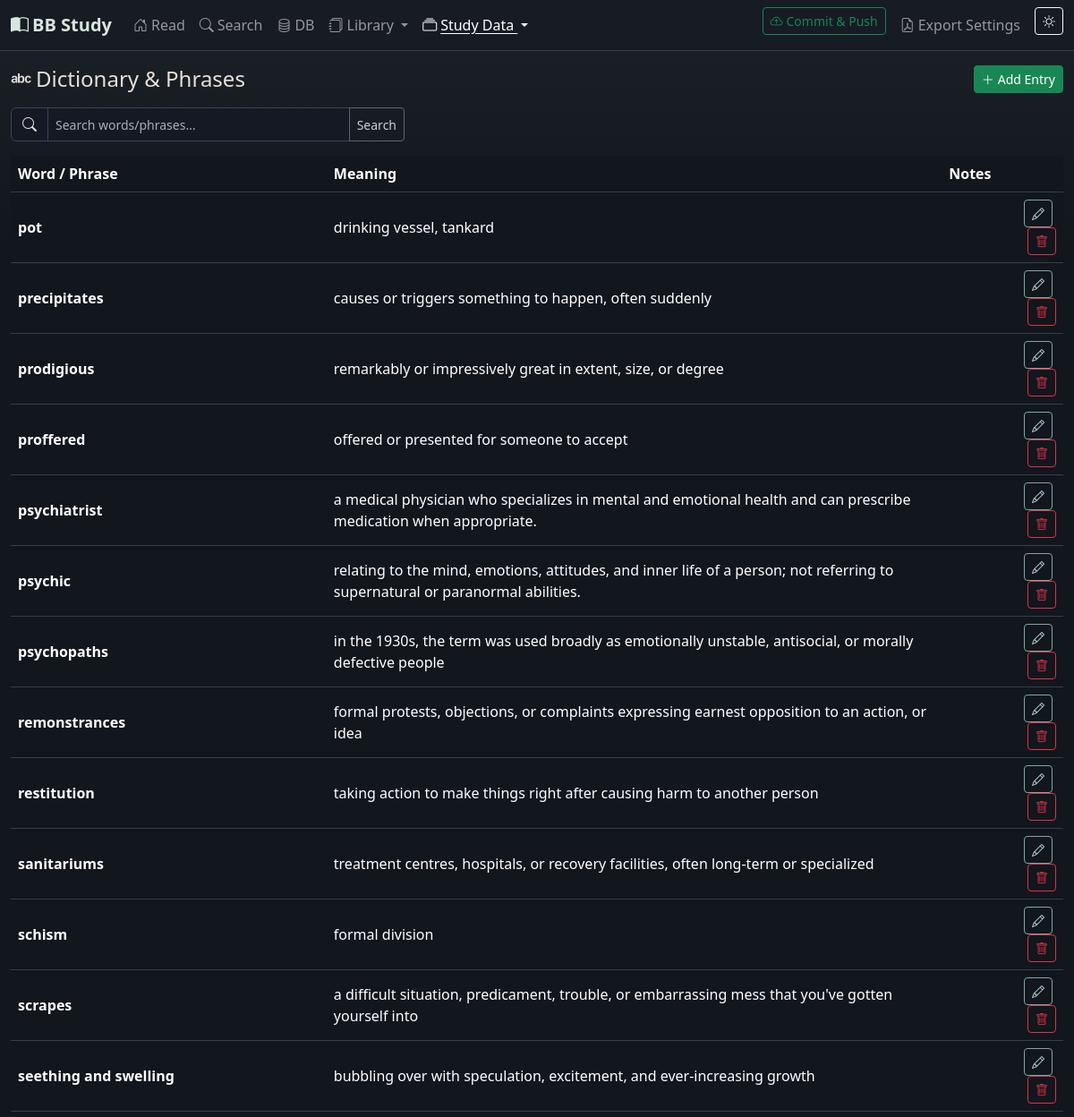
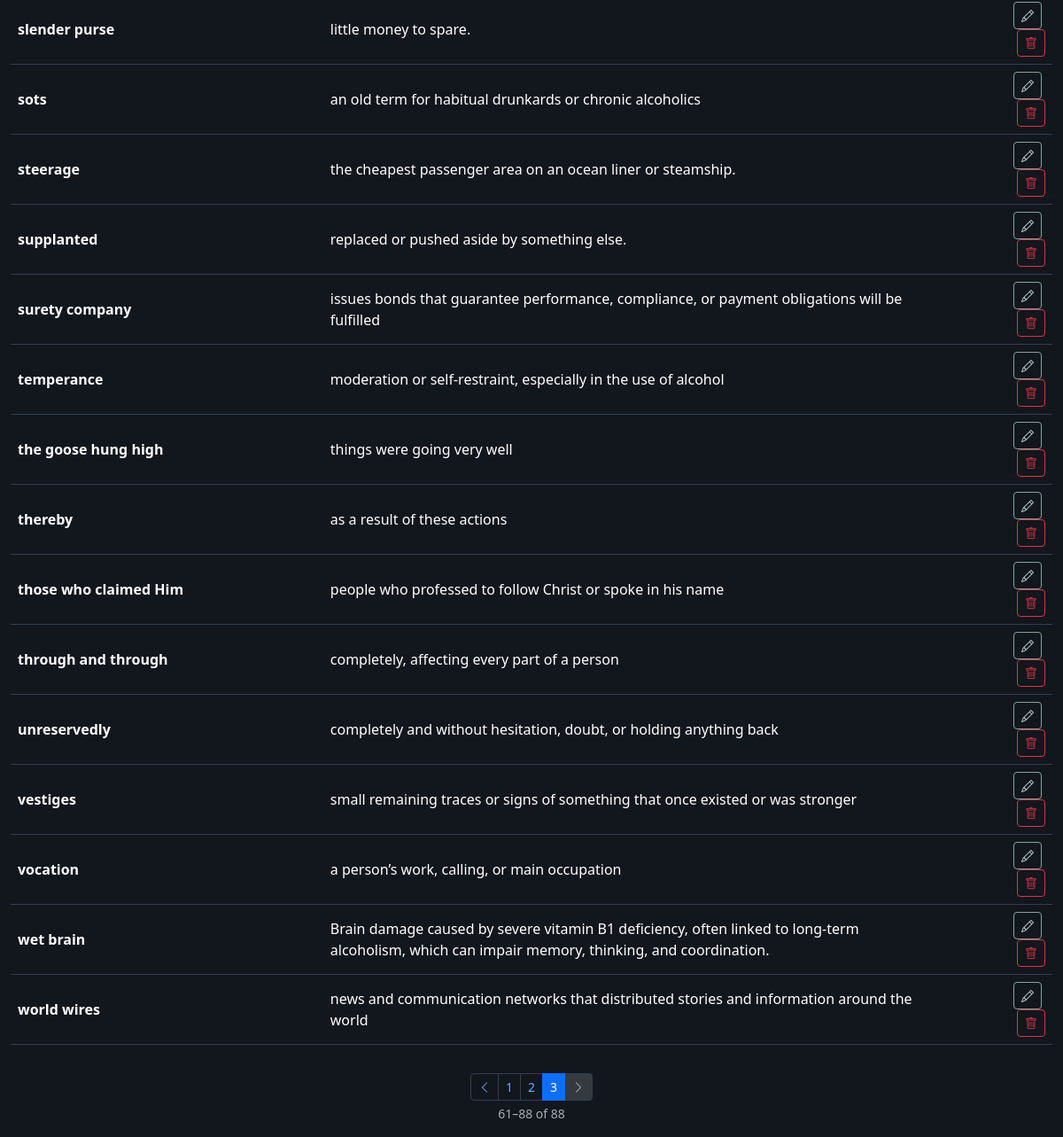
The app's page /dictionary?pg=3&q=, older data (2 pictures, top to bottom).
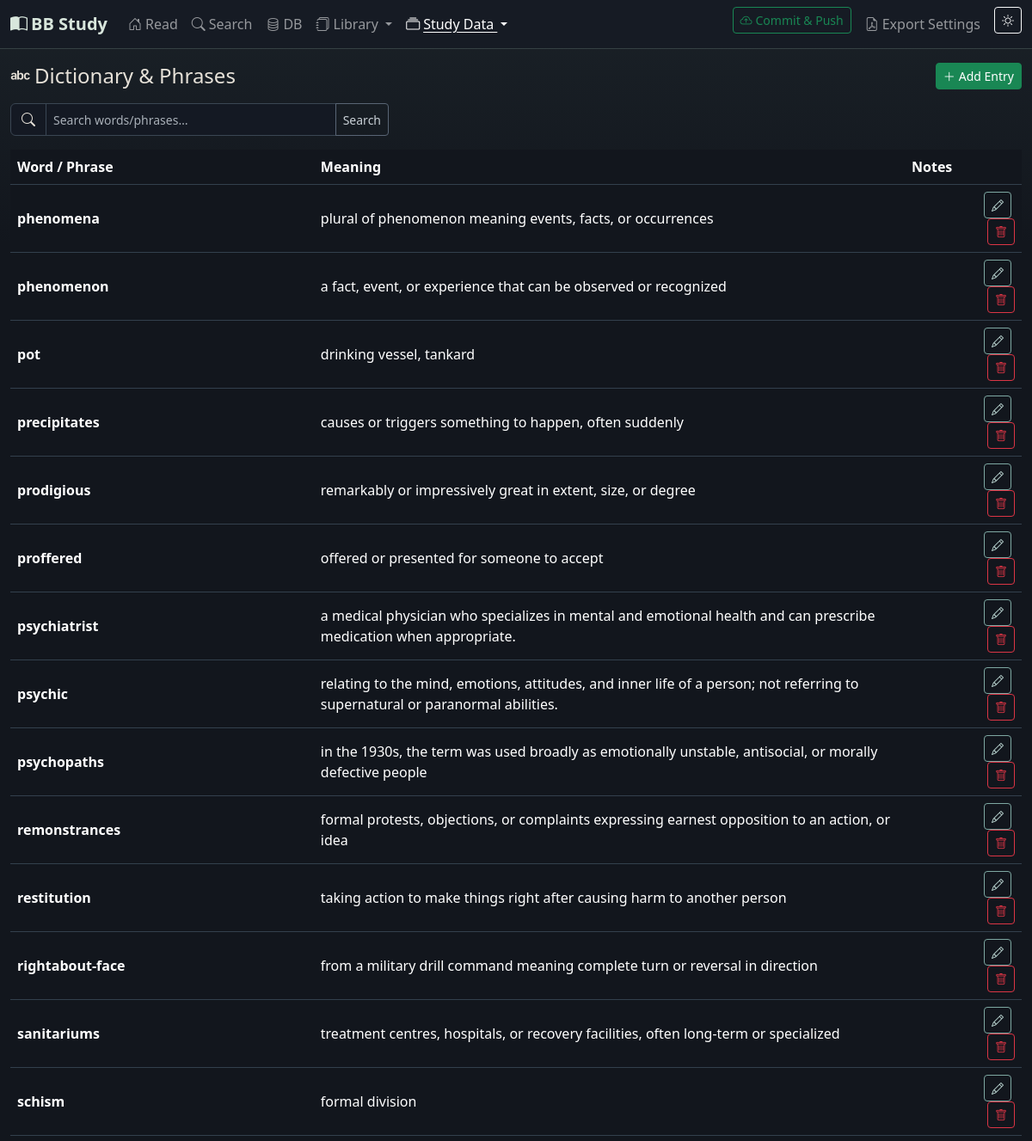
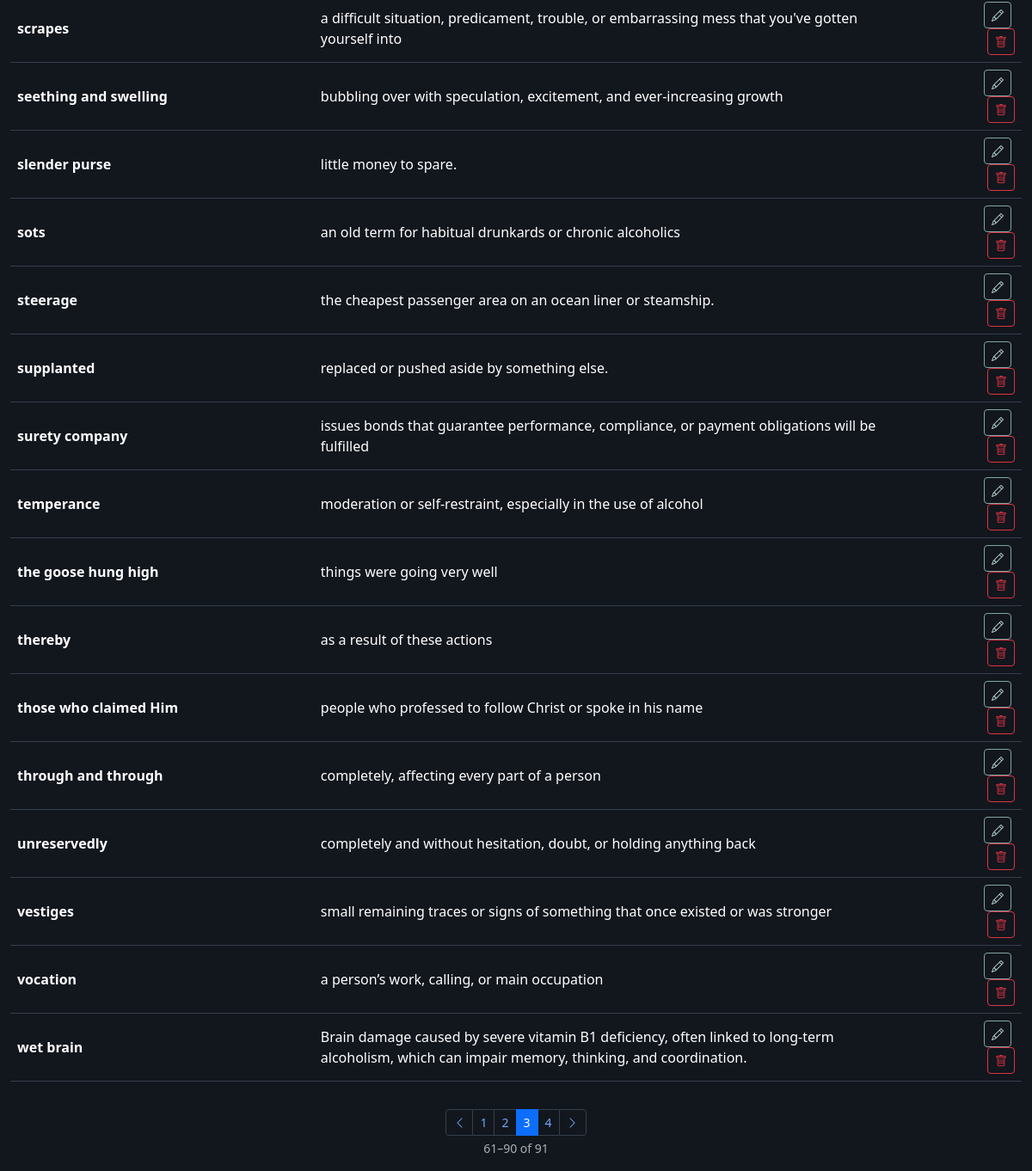
The same page, newer data (2 pictures, top to bottom).
### app/models.py (models this page shows, shortened)
class Setting(db.Model):
    __tablename__ = 'settings'
    id = db.Column(db.Integer, primary_key=True)
    key = db.Column(db.String(100), unique=True, nullable=False)
    value = db.Column(db.Text, default='')

class Dictionary(db.Model):
    __tablename__ = 'dictionary'
    id = db.Column(db.Integer, primary_key=True)
    word_phrase = db.Column(db.String(500), nullable=False)
    meaning = db.Column(db.Text, nullable=False)
    notes = db.Column(db.Text)
    created_at = db.Column(db.DateTime, default=datetime.utcnow)
    locations = db.relationship('DictionaryLookup', backref='entry', lazy=True, cascade='all, delete-orphan')
    def to_dict(self):
        return {
            'id': self.id,
            'word_phrase': self.word_phrase,
            'meaning': self.meaning,
            'notes': self.notes,
            'created_at': self.created_at.isoformat() if self.created_at else None,
        }

### app/routes/main.py (the view)
@main_bp.route('/dictionary')
def dictionary():
    from ..models import Dictionary
    pg = request.args.get('pg', 1, type=int)
    search_q = request.args.get('q', '').strip()
    query = Dictionary.query.order_by(Dictionary.word_phrase)
    if search_q:
        like = f'%{search_q}%'
        query = query.filter(
            Dictionary.word_phrase.ilike(like) | Dictionary.meaning.ilike(like)
        )
    pagination = query.paginate(page=pg, per_page=30, error_out=False)
    return render_template('dictionary.html', theme=get_theme(), entries=pagination.items,
                           pagination=pagination, search_q=search_q)

### app/routes/main.py (called while the page is built)
def get_theme():
    s = Setting.query.filter_by(key='theme').first()
    return s.value

### app/templates/dictionary.html (shortened to what this page needs)
{% extends 'base.html' %}
{% from '_pagination.html' import render as paginate %}
{% block content %}
<div class="d-flex justify-content-between align-items-center mb-3">
  <h4 class="mb-0"><i class="bi bi-alphabet me-1"></i>Dictionary &amp; Phrases</h4>
  <button class="btn btn-sm btn-success" data-bs-toggle="modal" data-bs-target="#dictModal" onclick="openDictModal()">
    <i class="bi bi-plus-lg me-1"></i>Add Entry
  </button>
</div>
<form class="input-group mb-3" method="get" style="max-width:440px;">
  <span class="input-group-text"><i class="bi bi-search"></i></span>
  <input type="text" class="form-control form-control-sm" name="q"
         placeholder="Search words/phrases…" value="{{ search_q }}"
         aria-label="Search dictionary">
  <button class="btn btn-outline-secondary btn-sm" type="submit">Search</button>
</form>
<div class="table-responsive">
  <table class="table table-hover align-middle" id="dictTable">
    <thead>
      <tr><th style="width:30%">Word / Phrase</th><th>Meaning</th><th>Notes</th><th></th></tr>
    </thead>
    <tbody>
      {% for e in entries %}
      <tr data-id="{{ e.id }}">
        <td class="fw-semibold">{{ e.word_phrase }}</td>
        <td>{{ e.meaning }}</td>
        <td class="text-muted small">{{ e.notes or '' }}</td>
        <td class="text-end">
          <button class="btn btn-sm btn-outline-primary me-1"
                  onclick="openDictModal({{ e.to_dict()|tojson }})">
            <i class="bi bi-pencil"></i>
          </button>
          <button class="btn btn-sm btn-outline-danger"
                  onclick="deleteDict({{ e.id }})">
            <i class="bi bi-trash"></i>
          </button>
        </td>
      </tr>
      {% else %}
      <tr><td colspan="4" class="text-muted text-center">No entries yet.</td></tr>
      {% endfor %}
    </tbody>
  </table>
</div>
{{ paginate(pagination, 'main.dictionary', extra_args={'q': search_q}) }}
{% endblock %}

### app/templates/base.html (shortened to what this page needs)
<!doctype html>
<html lang="en" data-bs-theme="{{ theme }}">
<head>
  <link rel="stylesheet" href="{{ url_for('static', filename='vendor/bootstrap/css/bootstrap.min.css') }}">
  <link rel="stylesheet" href="{{ url_for('static', filename='vendor/bootstrap-icons/font/bootstrap-icons.min.css') }}">
  <link rel="stylesheet" href="{{ url_for('static', filename='css/style.css') }}">
</head>
<body>
<nav class="navbar navbar-expand-lg navbar-dark bg-dark border-bottom border-secondary">
  <div class="container-fluid">
    <a class="navbar-brand fw-bold" href="{{ url_for('main.index') }}">
      <i class="bi bi-book-half me-1"></i>BB Study
    </a>
    <div class="collapse navbar-collapse" id="navbarMain">
      <ul class="navbar-nav me-auto mb-2 mb-lg-0">
        <li class="nav-item">
          <a class="nav-link {% if request.endpoint == 'main.index' %}active{% endif %}"
             href="{{ url_for('main.index') }}"><i class="bi bi-house-door me-1"></i>Read</a>
        </li>
        <li class="nav-item">
          <a class="nav-link {% if request.endpoint == 'main.search' %}active{% endif %}"
             href="{{ url_for('main.search') }}"><i class="bi bi-search me-1"></i>Search</a>
        </li>
        <li class="nav-item">
          <a class="nav-link {% if request.endpoint == 'main.db_browser' %}active{% endif %}"
             href="{{ url_for('main.db_browser') }}"><i class="bi bi-database me-1"></i>DB</a>
        </li>
        <li class="nav-item dropdown">
          <a class="nav-link dropdown-toggle {% if request.endpoint in ['main.books', 'main.pamphlets'] %}active{% endif %}"
             href="#" role="button" data-bs-toggle="dropdown" aria-expanded="false">
            <i class="bi bi-journals me-1"></i>Library
          </a>
        </li>
        <li class="nav-item dropdown">
          <a class="nav-link dropdown-toggle {% if request.endpoint in ['main.dictionary', 'main.topics', 'main.references', 'main.commentary', 'main.sources'] %}active{% endif %}"
             href="#" role="button" data-bs-toggle="dropdown" aria-expanded="false">
            <i class="bi bi-collection me-1"></i>Study Data
          </a>
        </li>
      </ul>
      <ul class="navbar-nav ms-auto">
        <li class="nav-item me-2">
          <button class="btn btn-sm btn-outline-success" id="gitPublishBtn"
                  type="button" title="Commit all changes and push to origin">
            <i class="bi bi-cloud-arrow-up me-1"></i><span>Commit &amp; Push</span>
          </button>
        </li>
        <li class="nav-item">
          <a class="nav-link {% if request.endpoint == 'main.settings' %}active{% endif %}"
             href="{{ url_for('main.settings') }}"><i class="bi bi-file-earmark-pdf me-1"></i>Export Settings</a>
        </li>
        <li class="nav-item ms-2">
          <button class="btn btn-sm btn-outline-light" id="themeToggleBtn" title="Toggle light/dark mode">
            <i class="bi {% if theme == 'dark' %}bi-sun{% else %}bi-moon-stars{% endif %}"></i>
          </button>
        </li>
      </ul>
    </div>
  </div>
</nav>
<main class="container-fluid py-3">
  {% block content %}{% endblock %}
</main>
</body>
</html>

### app/templates/_pagination.html
{% macro render(pagination, endpoint, extra_args={}) %}
{% if pagination and pagination.pages > 1 %}
{% set start = (pagination.page - 1) * pagination.per_page + 1 %}
{% set end = pagination.page * pagination.per_page %}
{% if end > pagination.total %}{% set end = pagination.total %}{% endif %}
<nav aria-label="Page navigation" class="mt-3">
  <div class="d-flex flex-column align-items-center gap-1">
    <ul class="pagination pagination-sm mb-0">
      <li class="page-item{% if not pagination.has_prev %} disabled{% endif %}">
        <a class="page-link" href="{{ url_for(endpoint, pg=pagination.prev_num or 1, **extra_args) }}" aria-label="Previous">
          <i class="bi bi-chevron-left"></i>
        </a>
      </li>
      {% for p in pagination.iter_pages(left_edge=1, right_edge=1, left_current=2, right_current=2) %}
        {% if p %}
          <li class="page-item{% if p == pagination.page %} active{% endif %}">
            <a class="page-link" href="{{ url_for(endpoint, pg=p, **extra_args) }}">{{ p }}</a>
          </li>
        {% else %}
          <li class="page-item disabled"><span class="page-link">…</span></li>
        {% endif %}
      {% endfor %}
      <li class="page-item{% if not pagination.has_next %} disabled{% endif %}">
        <a class="page-link" href="{{ url_for(endpoint, pg=pagination.next_num or pagination.pages, **extra_args) }}" aria-label="Next">
          <i class="bi bi-chevron-right"></i>
        </a>
      </li>
    </ul>
    <small class="text-muted">{{ start }}–{{ end }} of {{ pagination.total }}</small>
  </div>
</nav>
{% endif %}
{% endmacro %}

### app/static/css/style.css (style rules this page uses)
:root { --bb-sage: #8fae9a; --bb-teal: #7ea8a2; --bb-plum: #aa8fa8; --bb-amber: #b7a278; --bb-slate: #8d9aaa; }
[data-bs-theme="dark"] { --bb-page-bg: #12161d; --bb-surface: #181e27; --bb-surface-alt: #1f2631; --bb-border: #33404d; --bb-reader-bg: #151a22; --bb-control-bg: #141923; --bb-soft-sage: rgba(143, 174, 154, 0.16); --bb-soft-teal: rgba(126, 168, 162, 0.17); --bb-soft-plum: rgba(170, 143, 168, 0.16); --bb-soft-amber: rgba(183, 162, 120, 0.16); --bb-soft-slate: rgba(141, 154, 170, 0.16); --bs-body-bg: var(--bb-page-bg); --bs-body-color: #e6e1d8; --bs-border-color: var(--bb-border); --bs-secondary-color: #a9b0b8; --bs-primary-rgb: 126, 168, 162; --bs-success-rgb: 143, 174, 154; --bs-warning-rgb: 183, 162, 120; --bs-info-rgb: 141, 154, 170; }
html, body { transition: background-color 0.2s ease, color 0.2s ease; }
[data-bs-theme="dark"] body { background: linear-gradient(180deg, rgba(126, 168, 162, 0.08), transparent 18rem), var(--bb-page-bg); }
[data-bs-theme="dark"] .navbar.bg-dark { background-color: #161b24 !important; border-color: rgba(143, 174, 154, 0.26) !important; }
[data-bs-theme="dark"] .navbar-brand { color: #d8e6dc; }
[data-bs-theme="dark"] .form-control, [data-bs-theme="dark"] .form-select, [data-bs-theme="dark"] .input-group-text { background-color: var(--bb-control-bg); border-color: #3a4653; color: #e6e1d8; }
[data-bs-theme="dark"] .btn-outline-secondary { --bs-btn-color: #c9d0d6; --bs-btn-border-color: #596575; --bs-btn-hover-bg: var(--bb-soft-teal); --bs-btn-hover-border-color: var(--bb-teal); --bs-btn-hover-color: #f2efe8; --bs-btn-active-bg: var(--bb-soft-teal); --bs-btn-active-border-color: var(--bb-teal); }
[data-bs-theme="dark"] .btn-outline-primary { --bs-btn-color: #bdd8d4; --bs-btn-border-color: var(--bb-teal); --bs-btn-hover-bg: rgba(126, 168, 162, 0.22); --bs-btn-hover-border-color: #9abfba; --bs-btn-hover-color: #f2efe8; }
.navbar-nav .nav-link.active { text-decoration: underline; text-underline-offset: 3px; }
.table td, .table th { vertical-align: middle; }

Row changes from the older to the newer data that the page shows:
no longer on this page (row unchanged): Dictionary: word_phrase "world wires", meaning "news and communication networks that distributed stories and information around the world"
now on this page (row unchanged): Dictionary: word_phrase "phenomena", meaning "plural of phenomenon meaning events, facts, or occurrences"
now on this page (row unchanged): Dictionary: word_phrase "phenomenon", meaning "a fact, event, or experience that can be observed or recognized"
added Dictionary: word_phrase "rightabout-face", meaning "from a military drill command meaning complete turn or reversal in direction"
Text that changed along with them:
{{ end }}: "88" → "90"
{{ pagination.total }}: "88" → "91"
new list line: "4"
